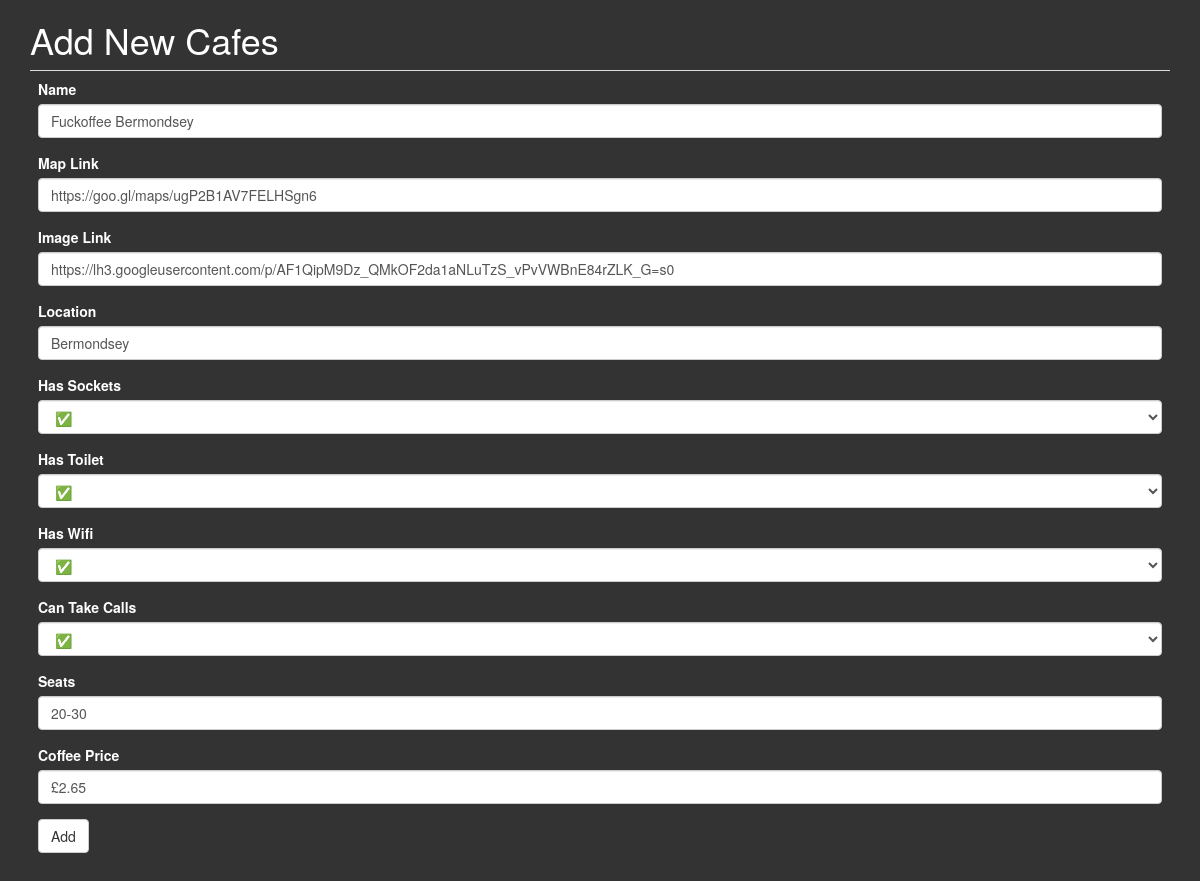
/update?id=5, run on the app's committed database.
### main.py (models this page shows)
class Cafe(db.Model):
    id = db.Column(db.Integer, primary_key=True)
    name = db.Column(db.String(250), unique=True, nullable=False)
    map_url = db.Column(db.String(500), nullable=False)
    img_url = db.Column(db.String(500), nullable=False)
    location = db.Column(db.String(250), nullable=False)
    seats = db.Column(db.String(250), nullable=False)
    has_toilet = db.Column(db.Boolean, nullable=False)
    has_wifi = db.Column(db.Boolean, nullable=False)
    has_sockets = db.Column(db.Boolean, nullable=False)
    can_take_calls = db.Column(db.Boolean, nullable=False)
    coffee_price = db.Column(db.String(250), nullable=True)

### main.py (the view, shortened to what this page needs)
@app.route('/update', methods=['POST', 'GET', 'PATCH'])
def update():
    cafe_id = request.args.get('id')
    selected_cafe = Cafe.query.get(cafe_id)
    form = Form(
        name=selected_cafe.name,
        map_url=selected_cafe.map_url,
        img_url=selected_cafe.img_url,
        location=selected_cafe.location,
        seats=selected_cafe.seats,
        coffee_price=selected_cafe.coffee_price)
    return render_template('update.html', form=form)

### main.py
class Form(FlaskForm):
    name = StringField('Name', validators=[DataRequired()])
    map_url = URLField('Map Link', validators=[DataRequired(), URL()])
    img_url = URLField('Image Link', validators=[DataRequired(), URL()])
    location = StringField('Location', validators=[DataRequired()])
    has_sockets = SelectField('Has Sockets', choices=choices, validators=[DataRequired()])
    has_toilet = SelectField('Has Toilet', choices=choices, validators=[DataRequired()])
    has_wifi = SelectField('Has Wifi', choices=choices,validators=[DataRequired()])
    can_take_calls = SelectField('Can Take Calls', choices=choices, validators=[DataRequired()])
    seats = StringField('Seats', validators=[DataRequired()])
    coffee_price = StringField('Coffee Price', validators=[DataRequired()])
    submit = SubmitField("Add")

### templates/update.html (shortened to what this page needs)
{% extends 'bootstrap/base.html' %}
{% import 'bootstrap/wtf.html' as wtf %}
{% block styles %}
{{ super() }}
<link rel="stylesheet" href="{{ url_for('static', filename='css/styles.css') }}">
{% endblock %}
{% block content %}
<div class="">
  <div class="container">
    <h1>Add New Cafes</h1>
    <table class="table">
      <tr>
        <td>{{ wtf.quick_form(form, novalidate=True) }}</td>
      </tr>
    </table>
  </div>
</div>
{% endblock %}

### static/css/styles.css (style rules this page uses)
body { background-color: #333; color: white; }

### data on the page
Cafe: name "Fuckoffee Bermondsey", map_url "https://goo.gl/maps/ugP2B1AV7FELHSgn6", img_url "https://lh3.googleusercontent.com/p/AF1QipM9Dz_QMkOF2da1aNLuTzS_vPvVWBnE84rZLK_G=s0", location "Bermondsey", has_sockets "✅", has_toilet "✅", has_wifi "✅", can_take_calls "✅", seats "20-30", coffee_price "£2.65"
